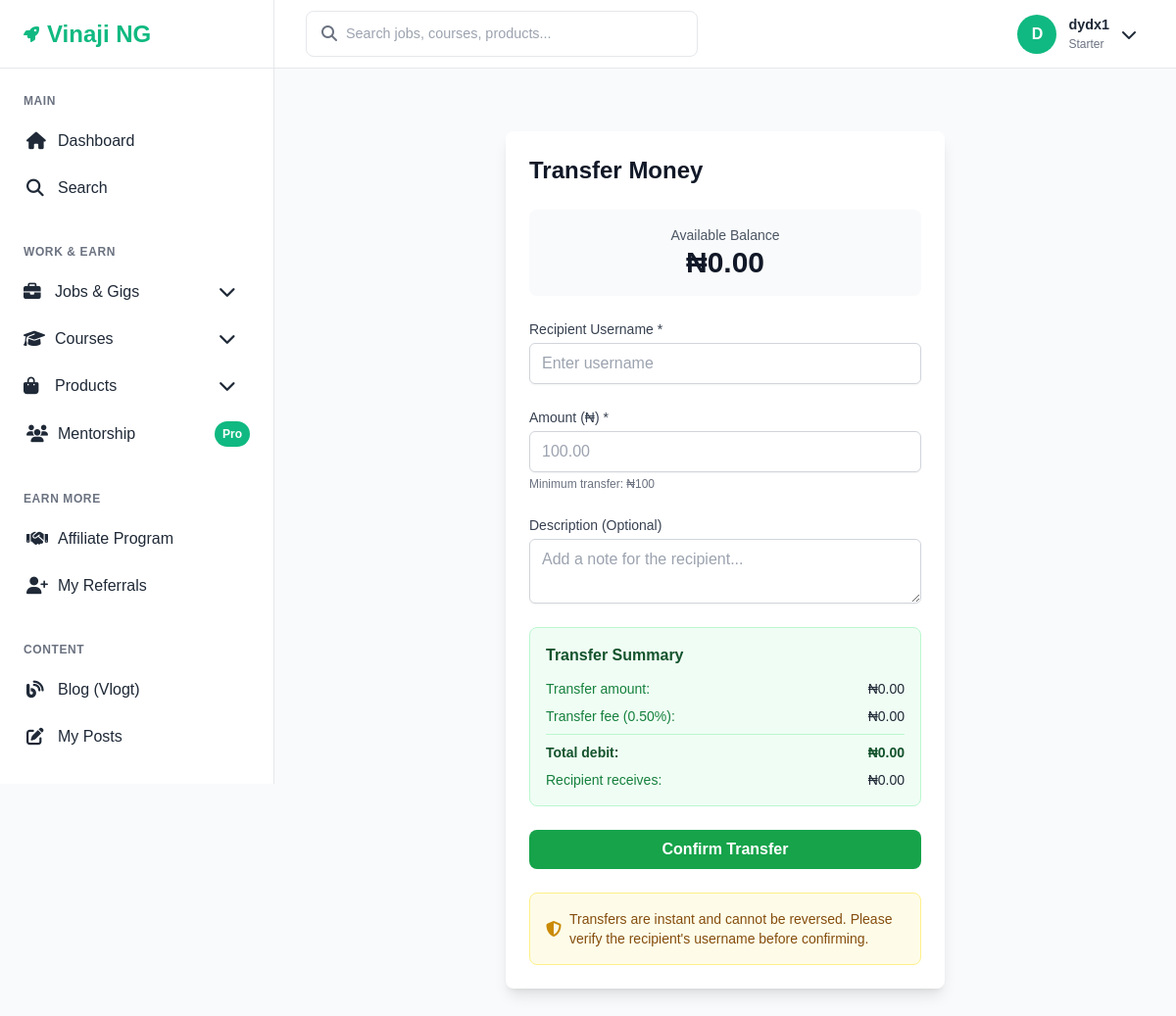
The page /payments/transfer/ (signed in) on the database its author committed.
### accounts/models.py (models this page shows, shortened)
class User(AbstractUser):
    SUBSCRIPTION_CHOICES = [
        ('starter', 'Starter'),
        ('pro', 'Pro'),
        ('mentorship', 'Mentorship'),
    ]
    subscription_level = models.CharField(
        max_length=20,
        choices=SUBSCRIPTION_CHOICES,
        default='starter'
    )
    referral_code = models.CharField(max_length=20, unique=True, blank=True)
    is_verified = models.BooleanField(default=False)
    date_updated = models.DateTimeField(auto_now=True)
    groups = models.ManyToManyField(
        Group,
        related_name="custom_user_groups",  # use "+" if you don’t need reverse access
        blank=True
    )
    user_permissions = models.ManyToManyField(
        Permission,
        related_name="custom_user_permissions",  # use "+" if you don’t need reverse access
        blank=True
    )

### site_core/models.py (models this page shows, shortened)
class SiteSetting(models.Model):
    CURRENCY_CHOICES = [
        ('NGN', 'Nigerian Naira (NGN)'),
        ('USD', 'US Dollar (USD)'),
    ]
    PAYMENT_MODE_CHOICES = [
        ('manual', 'Manual Approval'),
        ('auto', 'Auto Process'),
    ]
    currency = models.CharField(max_length=3, choices=CURRENCY_CHOICES, default='NGN')
    currency_rate = models.DecimalField(max_digits=10, decimal_places=4, default=1.0)
    add_money_fee_pct = models.DecimalField(max_digits=5, decimal_places=2, default=1.5)
    transfer_fee_pct = models.DecimalField(max_digits=5, decimal_places=2, default=0.5)
    withdraw_fee_pct = models.DecimalField(max_digits=5, decimal_places=2, default=2.0)
    mentorship_fee_pct = models.DecimalField(max_digits=5, decimal_places=2, default=10.0)
    default_commission_pct = models.DecimalField(max_digits=5, decimal_places=2, default=20.0)
    deposit_mode = models.CharField(max_length=10, choices=PAYMENT_MODE_CHOICES, default='manual')
    withdrawal_mode = models.CharField(max_length=10, choices=PAYMENT_MODE_CHOICES, default='manual')
    manual_bank_name = models.CharField(max_length=100, blank=True)
    manual_account_number = models.CharField(max_length=20, blank=True)
    manual_account_name = models.CharField(max_length=100, blank=True)
    monnify_api_key = models.CharField(max_length=255, blank=True)
    monnify_secret_key = models.CharField(max_length=255, blank=True)
    monnify_contract_code = models.CharField(max_length=255, blank=True)
    monnify_base_url = models.CharField(max_length=255, default='https://api.monnify.com')
    default_bank_code = models.CharField(max_length=10, blank=True, help_text="Default bank for virtual accounts")
    account_reference_prefix = models.CharField(max_length=50, default='VINAJI', help_text="Prefix for account references")
    pause_course_uploading = models.BooleanField(default=False)
    pause_gigs_uploading = models.BooleanField(default=False)
    pause_affiliates = models.BooleanField(default=False)
    site_title = models.CharField(max_length=200, default='Vinaji NG')
    site_description = models.TextField(blank=True)
    contact_email = models.EmailField(default='support@vinaji.com')
    legal_text = models.TextField(blank=True)
    default_subscription_prices = models.JSONField(default=dict)
    created_at = models.DateTimeField(auto_now_add=True)
    updated_at = models.DateTimeField(auto_now=True)
    class Meta:
        verbose_name = "Site Setting"
        verbose_name_plural = "Site Settings"
    @classmethod
    def get_solo(cls):
        obj, created = cls.objects.get_or_create(pk=1)
        return obj

### payments/views.py (the view)
# urls.py: path('transfer/', views.transfer_money, name='transfer_money'),
@login_required
def transfer_money(request):
    if request.method == 'POST':
        form = TransferForm(request.POST)
        if form.is_valid():
            amount = form.cleaned_data['amount']
            recipient = form.cleaned_data['recipient_username']
            description = form.cleaned_data.get('description', '')
            current_balance = Transaction.get_user_balance(request.user)
            if amount > current_balance:
                messages.error(request, 'Insufficient balance for transfer.')
            else:
                with db_transaction.atomic():
                    site_settings = SiteSetting.get_solo()
                    fee = amount * (site_settings.transfer_fee_pct / 100)
                    net_amount = amount - fee
                    debit_txn = Transaction.objects.create(
                        user=request.user,
                        amount=amount,
                        transaction_type='transfer',
                        status='completed',
                        description=f"Transfer to {recipient.username}: {description}",
                        metadata={
                            'recipient_id': recipient.id,
                            'admin_fee': float(fee),
                            'net_amount': float(net_amount)
                        }
                    )
                    credit_txn = Transaction.objects.create(
                        user=recipient,
                        amount=net_amount,
                        transaction_type='transfer',
                        status='completed',
                        description=f"Transfer from {request.user.username}: {description}",
                        metadata={
                            'sender_id': request.user.id,
                            'original_amount': float(amount),
                            'admin_fee': float(fee)
                        }
                    )
                    if fee > 0:
                        Transaction.objects.create(
                            user=request.user,  # Or system user
                            amount=fee,
                            transaction_type='admin_fee',
                            status='completed',
                            description=f"Transfer fee for transaction {debit_txn.reference}",
                            metadata={
                                'original_transaction_id': debit_txn.id
                            }
                        )
                messages.success(request, f'Transfer of {amount} to {recipient.username} completed successfully.')
                return redirect('transactions_list')
    else:
        form = TransferForm()
    current_balance = Transaction.get_user_balance(request.user)
    context = {
        'form': form,
        'current_balance': current_balance,
    }
    return render(request, 'payments/transfer.html', context)

### templates/payments/transfer.html (shortened to what this page needs)
{% extends 'base.html' %}
{% block content %}
<div class="max-w-md mx-auto">
    <div class="bg-white rounded-lg shadow-lg p-6">
        <h1 class="text-2xl font-bold text-gray-900 mb-6">Transfer Money</h1>
        <div class="bg-gray-50 rounded-lg p-4 mb-6">
            <div class="text-center">
                <p class="text-sm text-gray-600">Available Balance</p>
                <p class="text-3xl font-bold text-gray-900">₦{{ current_balance|default:"0.00" }}</p>
            </div>
        </div>
        <form method="post" class="space-y-6">
            <div>
                <label for="recipient_username" class="block text-sm font-medium text-gray-700">Recipient Username *</label>
                <input type="text" name="recipient_username" id="recipient_username" required
                       class="mt-1 block w-full px-3 py-2 border border-gray-300 rounded-md shadow-sm focus:outline-none focus:ring-2 focus:ring-green-500 focus:border-green-500"
                       placeholder="Enter username">
            </div>
            <div>
                <label for="amount" class="block text-sm font-medium text-gray-700">Amount (₦) *</label>
                <input type="number" name="amount" id="amount" required min="100" step="0.01"
                       class="mt-1 block w-full px-3 py-2 border border-gray-300 rounded-md shadow-sm focus:outline-none focus:ring-2 focus:ring-green-500 focus:border-green-500"
                       placeholder="100.00">
                <p class="text-xs text-gray-500 mt-1">Minimum transfer: ₦100</p>
            </div>
            <div>
                <label for="description" class="block text-sm font-medium text-gray-700">Description (Optional)</label>
                <textarea name="description" id="description" rows="2"
                          class="mt-1 block w-full px-3 py-2 border border-gray-300 rounded-md shadow-sm focus:outline-none focus:ring-2 focus:ring-green-500 focus:border-green-500"
                          placeholder="Add a note for the recipient..."></textarea>
            </div>
            <div class="bg-green-50 border border-green-200 rounded-lg p-4">
                <h3 class="font-semibold text-green-900 mb-3">Transfer Summary</h3>
                <div class="space-y-2 text-sm">
                    <div class="flex justify-between">
                        <span class="text-green-700">Transfer amount:</span>
                        <span class="font-medium" id="transferAmount">₦0.00</span>
                    </div>
                    <div class="flex justify-between">
                        <span class="text-green-700">Transfer fee ({{ site_settings.transfer_fee_pct|default:"0.5" }}%):</span>
                        <span class="font-medium" id="transferFee">₦0.00</span>
                    </div>
                    <div class="flex justify-between border-t border-green-200 pt-2">
                        <span class="text-green-900 font-semibold">Total debit:</span>
                        <span class="font-bold text-green-900" id="totalDebit">₦0.00</span>
                    </div>
                    <div class="flex justify-between">
                        <span class="text-green-700">Recipient receives:</span>
                        <span class="font-medium" id="recipientReceives">₦0.00</span>
                    </div>
                </div>
            </div>
            <button type="submit" class="w-full bg-green-600 text-white py-2 rounded-lg hover:bg-green-700 transition-colors font-semibold">
                Confirm Transfer
            </button>
        </form>
        <div class="mt-6 bg-yellow-50 border border-yellow-200 rounded-lg p-4">
            <div class="flex items-center">
                <i class="fas fa-shield-alt text-yellow-600 mr-2"></i>
                <p class="text-yellow-800 text-sm">
                    Transfers are instant and cannot be reversed. Please verify the recipient's username before confirming.
                </p>
            </div>
        </div>
    </div>
</div>
{% endblock %}

### templates/base.html (shortened to what this page needs)
{% load static %}
<!DOCTYPE html>
<html lang="en">
<head>
    <link href="{% static 'css/style.css' %}" rel="stylesheet">
    <script src="https://cdn.tailwindcss.com"></script>
    <link rel="stylesheet" href="https://cdnjs.cloudflare.com/ajax/libs/font-awesome/6.4.0/css/all.min.css">
</head>
<body>
    <aside class="sidebar" id="sidebar">
        <div class="sidebar-header">
            <a href="{% url 'dashboard' %}" class="logo">
                <i class="fas fa-rocket text-primary"></i>
                <span class="logo-text">Vinaji NG</span>
            </a>
        </div>
        <nav class="sidebar-nav">
            <div class="nav-section">
                <div class="nav-title">Main</div>
                <ul class="nav-links">
                    <li>
                        <a href="{% url 'dashboard' %}" class="nav-link {% if request.resolver_match.url_name == 'dashboard' %}active{% endif %}">
                            <i class="fas fa-home"></i>
                            Dashboard
                        </a>
                    </li>
                    <li>
                        <a href="{% url 'search_results' %}" class="nav-link">
                            <i class="fas fa-search"></i>
                            Search
                        </a>
                    </li>
                </ul>
            </div>
            <div class="nav-section">
                <div class="nav-title">Work & Earn</div>
                <ul class="nav-links">
                    <li class="dropdown">
                        <button class="nav-link dropdown-toggle" onclick="toggleDropdown(this)">
                            <i class="fas fa-briefcase"></i>
                            Jobs & Gigs
                            <i class="fas fa-chevron-down ml-auto text-sm"></i>
                        </button>
                    </li>
                    <li class="dropdown">
                        <button class="nav-link dropdown-toggle" onclick="toggleDropdown(this)">
                            <i class="fas fa-graduation-cap"></i>
                            Courses
                            <i class="fas fa-chevron-down ml-auto text-sm"></i>
                        </button>
                    </li>
                    <li class="dropdown">
                        <button class="nav-link dropdown-toggle" onclick="toggleDropdown(this)">
                            <i class="fas fa-shopping-bag"></i>
                            Products
                            <i class="fas fa-chevron-down ml-auto text-sm"></i>
                        </button>
                    </li>
                        <a href="{% url 'mentorship_list' %}" class="nav-link {% if 'mentorship' in request.resolver_match.url_name %}active{% endif %}">
                            <i class="fas fa-users"></i>
                            Mentorship
                            <span class="badge">Pro</span>
                        </a>
                </ul>
            </div>
            <div class="nav-section">
                <div class="nav-title">Earn More</div>
                <ul class="nav-links">
                    <li>
                        <a href="{% url 'affiliate_dashboard' %}" class="nav-link {% if 'affiliate' in request.resolver_match.url_name %}active{% endif %}">
                            <i class="fas fa-handshake"></i>
                            Affiliate Program
                        </a>
                    </li>
                    <li>
                        <a href="{% url 'referral_list' %}" class="nav-link {% if 'referral' in request.resolver_match.url_name %}active{% endif %}">
                            <i class="fas fa-user-plus"></i>
                            My Referrals
                        </a>
                    </li>
                </ul>
            </div>
            <div class="nav-section">
                <div class="nav-title">Content</div>
                <ul class="nav-links">
                    <li>
                        <a href="{% url 'blog_list' %}" class="nav-link {% if 'blog' in request.resolver_match.url_name %}active{% endif %}">
                            <i class="fas fa-blog"></i>
                            Blog (Vlogt)
                        </a>
                    </li>
                    <li>
                        <a href="{% url 'blog_manage' %}" class="nav-link {% if request.resolver_match.url_name == 'blog_manage' %}active{% endif %}">
                            <i class="fas fa-edit"></i>
                            My Posts
                        </a>
                    </li>
                </ul>
            </div>
        </nav>
    </aside>
    <header class="header">
        <div class="header-left">
            <div class="search-container">
                <i class="fas fa-search search-icon"></i>
                <form action="{% url 'search_results' %}" method="get">
                    <input type="text"
                           name="q"
                           class="search-input"
                           placeholder="Search jobs, courses, products..."
                           value="{{ request.GET.q }}">
                </form>
            </div>
        </div>
        <div class="header-right">
            {% if user.is_authenticated %}
                <div class="user-dropdown">
                    <button class="user-menu-btn" id="userMenuBtn">
                        <div class="user-avatar">
                            {{ user.username|first|upper }}
                        </div>
                        <div class="user-info">
                            <div class="user-name">{{ user.username }}</div>
                            <div class="user-role">{{ user.get_subscription_level_display }}</div>
                        </div>
                        <i class="fas fa-chevron-down"></i>
                    </button>
                </div>
            {% endif %}
        </div>
    </header>
    <main class="main-content">
        {% block content %}{% endblock %}
    </main>
</body>
</html>

### rows shown on the page
User: username|first "D", username "dydx1", subscription_level "Starter"
SiteSetting: transfer_fee_pct "0.50"

### other values the page prints
{{ current_balance|default:"0.00" }} "0.00"
